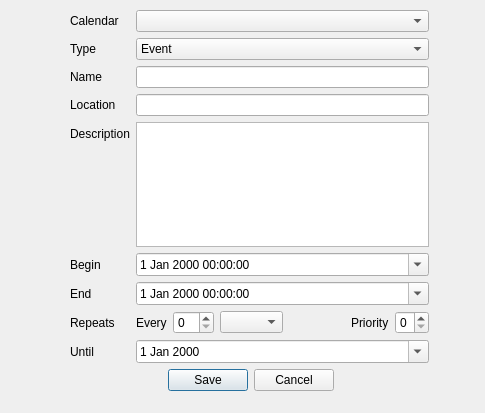
<?xml version="1.0" encoding="UTF-8"?>
<ui version="4.0">
 <class>CalendarObjectForm</class>
 <widget class="QWidget" name="CalendarObjectForm">
  <property name="geometry">
   <rect>
    <x>0</x>
    <y>0</y>
    <width>485</width>
    <height>413</height>
   </rect>
  </property>
  <property name="windowTitle">
   <string>Form</string>
  </property>
  <widget class="QDialogButtonBox" name="buttonBox">
   <property name="geometry">
    <rect>
     <x>70</x>
     <y>360</y>
     <width>361</width>
     <height>41</height>
    </rect>
   </property>
   <property name="sizePolicy">
    <sizepolicy hsizetype="Expanding" vsizetype="Expanding">
     <horstretch>0</horstretch>
     <verstretch>0</verstretch>
    </sizepolicy>
   </property>
   <property name="layoutDirection">
    <enum>Qt::LeftToRight</enum>
   </property>
   <property name="standardButtons">
    <set>QDialogButtonBox::Cancel|QDialogButtonBox::Save</set>
   </property>
   <property name="centerButtons">
    <bool>true</bool>
   </property>
  </widget>
  <widget class="QWidget" name="formLayoutWidget">
   <property name="geometry">
    <rect>
     <x>70</x>
     <y>10</y>
     <width>359</width>
     <height>353</height>
    </rect>
   </property>
   <layout class="QFormLayout" name="formLayout">
    <item row="0" column="0">
     <widget class="QLabel" name="CalendarLabel">
      <property name="text">
       <string>Calendar</string>
      </property>
     </widget>
    </item>
    <item row="1" column="0">
     <widget class="QLabel" name="typeLabel">
      <property name="text">
       <string>Type</string>
      </property>
     </widget>
    </item>
    <item row="1" column="1">
     <widget class="QComboBox" name="comboBox">
      <item>
       <property name="text">
        <string>Event</string>
       </property>
      </item>
      <item>
       <property name="text">
        <string>ToDo</string>
       </property>
      </item>
     </widget>
    </item>
    <item row="3" column="0">
     <widget class="QLabel" name="nameLabel">
      <property name="text">
       <string>Name</string>
      </property>
     </widget>
    </item>
    <item row="3" column="1">
     <widget class="QLineEdit" name="name"/>
    </item>
    <item row="4" column="0">
     <widget class="QLabel" name="locationLabel">
      <property name="text">
       <string>Location</string>
      </property>
     </widget>
    </item>
    <item row="4" column="1">
     <widget class="QLineEdit" name="location"/>
    </item>
    <item row="5" column="0">
     <widget class="QLabel" name="DescritionLabel">
      <property name="text">
       <string>Description</string>
      </property>
     </widget>
    </item>
    <item row="5" column="1">
     <widget class="QTextEdit" name="description">
      <property name="sizePolicy">
       <sizepolicy hsizetype="Expanding" vsizetype="Expanding">
        <horstretch>0</horstretch>
        <verstretch>0</verstretch>
       </sizepolicy>
      </property>
     </widget>
    </item>
    <item row="6" column="0">
     <widget class="QLabel" name="beginLabel">
      <property name="text">
       <string>Begin</string>
      </property>
     </widget>
    </item>
    <item row="6" column="1">
     <widget class="QDateTimeEdit" name="beginDateTime">
      <property name="calendarPopup">
       <bool>true</bool>
      </property>
     </widget>
    </item>
    <item row="7" column="0">
     <widget class="QLabel" name="expireLabel">
      <property name="text">
       <string>End</string>
      </property>
     </widget>
    </item>
    <item row="7" column="1">
     <widget class="QDateTimeEdit" name="expireDateTime">
      <property name="maximumDate">
       <date>
        <year>2121</year>
        <month>12</month>
        <day>31</day>
       </date>
      </property>
      <property name="minimumDate">
       <date>
        <year>2000</year>
        <month>1</month>
        <day>1</day>
       </date>
      </property>
      <property name="calendarPopup">
       <bool>true</bool>
      </property>
     </widget>
    </item>
    <item row="8" column="0">
     <widget class="QLabel" name="repeatLabel">
      <property name="text">
       <string>Repeats</string>
      </property>
     </widget>
    </item>
    <item row="8" column="1">
     <layout class="QHBoxLayout" name="horizontalLayout">
      <item>
       <widget class="QLabel" name="numberRepetitionLabel">
        <property name="text">
         <string>Every</string>
        </property>
       </widget>
      </item>
      <item>
       <widget class="QSpinBox" name="numRepetition">
        <property name="maximum">
         <number>30</number>
        </property>
       </widget>
      </item>
      <item>
       <widget class="QComboBox" name="typeRepetition">
        <property name="locale">
         <locale language="English" country="UnitedKingdom"/>
        </property>
        <property name="currentIndex">
         <number>0</number>
        </property>
        <item>
         <property name="text">
          <string/>
         </property>
        </item>
        <item>
         <property name="text">
          <string>day</string>
         </property>
        </item>
        <item>
         <property name="text">
          <string>week</string>
         </property>
        </item>
        <item>
         <property name="text">
          <string>month</string>
         </property>
        </item>
        <item>
         <property name="text">
          <string>year</string>
         </property>
        </item>
       </widget>
      </item>
      <item>
       <spacer name="horizontalSpacer">
        <property name="orientation">
         <enum>Qt::Horizontal</enum>
        </property>
        <property name="sizeHint" stdset="0">
         <size>
          <width>40</width>
          <height>20</height>
         </size>
        </property>
       </spacer>
      </item>
      <item>
       <widget class="QLabel" name="priorityLabel">
        <property name="text">
         <string>Priority</string>
        </property>
       </widget>
      </item>
      <item>
       <widget class="QSpinBox" name="prioritySpinBox">
        <property name="maximum">
         <number>9</number>
        </property>
       </widget>
      </item>
     </layout>
    </item>
    <item row="9" column="0">
     <widget class="QLabel" name="untilLabel">
      <property name="text">
       <string>Until</string>
      </property>
     </widget>
    </item>
    <item row="9" column="1">
     <widget class="QDateEdit" name="untilDate">
      <property name="calendarPopup">
       <bool>true</bool>
      </property>
     </widget>
    </item>
    <item row="0" column="1">
     <widget class="QComboBox" name="calendarComboBox"/>
    </item>
   </layout>
  </widget>
 </widget>
 <resources/>
 <connections/>
</ui>
